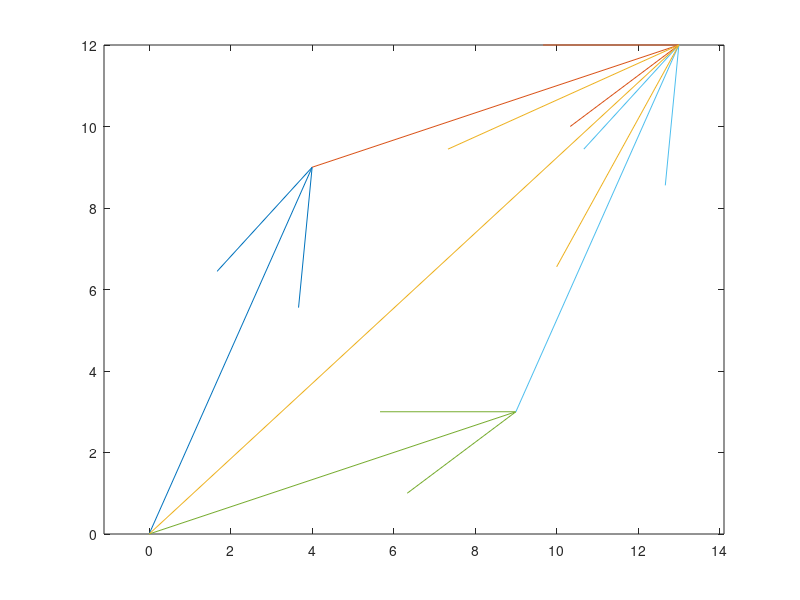
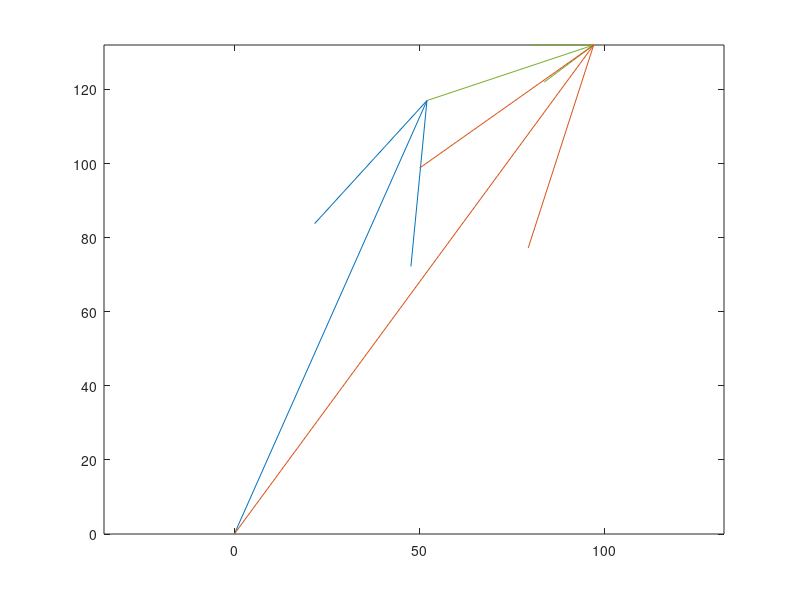

Source code (MATLAB) for these figures, in order:
function [] = lecture2()

%% Lecture 2 - Adding Complexity by way of Vectors. Variables don't have to
%%              be scalar values! They can have dimensionality! 

%% Section 1 - Basic Operations with Vectors

    disp('1. Everything is a vector in matlab')
    X = [1 2 3 4]
    Y = transpose(X)

    disp('2. Every vector has an inherent size (or dimension)')
    size(X)
    size(Y)

    disp('3 You can perform operations between vectors: Addition')
    X = [1 2 3] 
    Y = [4 5 6]
    X + Y

    disp('4 Scalar Multiplication')
    X = [3 5 6 9]
    3.14 * X

    disp('5 Dot Product')
    X = [1 2 3] 
    Y = [4 5 6]
    dot(X,Y)

    %% Section 2 - Visualizing Vector Operations

    disp('6. Plot the vectors [4,9]^T and [9, 3]^T using MATLAB. (Hint: use quiver)')

    quiver(0,0,4,9,'off')
    hold on
    quiver(0,0,9,3,'off')
    axis equal

    disp('7. Add [4,9]^T and [9, 3]^T using MATLAB.')
    result = [4,9] + [9,3]

    disp('8. Visualize [4,9]^T + [9, 3]^T using MATLAB. (Hint: use quiver)')
    quiver(4,9,9,3,'off')
    hold on
    quiver(9,3,4,9,'off')
    axis equal
    quiver(0,0,result(1),result(2),'off')

    disp('9. Draw this 13 * [4,9]^T + 5 * [9, 3]^T using MATLAB. (Hint: use quiver)')
    figure()
    quiver(0,0,13 * 4, 13 * 9, 'off')
    hold on
    quiver(13 * 4, 13 * 9, 5 * 9, 5 * 3,'off')
    axis equal
    result = 13 * [4, 9] + 5 * [9,3]
    quiver(0,0,result(1),result(2),'off')

    %% Section 3 - Generalizing Vector Operations for Matrices

    disp('10. We generalize vector operations using matrices')

end